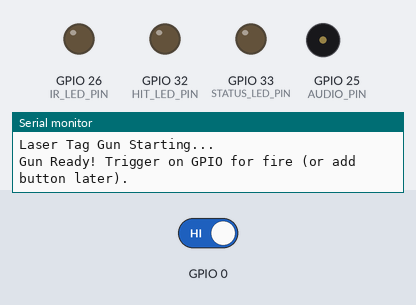
Bench run of a sketch on a simulated ESP32. Shown: output pins drawn as LEDs (lit = HIGH), buzzer (waves = sounding), the last lines printed to the serial monitor. Wiring (inferred from the names in the program): IR receiver: data GPIO 27. The inputs (shaded band) are chosen by the test bench; at power-on: GPIO 0 HIGH.

Above: at 2.0 s.
2.1 s: GPIO 0 driven LOW
At 2.19 s:
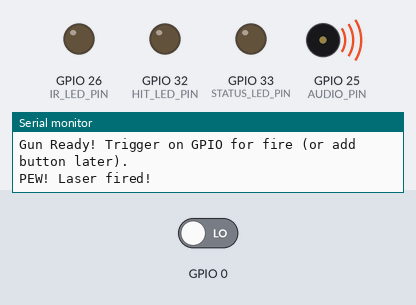
5.1 s: GPIO 0 driven HIGH
At 5.5 s:
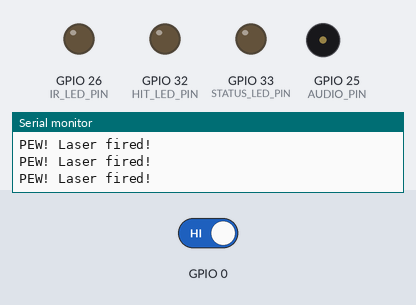
Timing chart, 0 to 8.1 s (numbered marks = the images above; inputs shaded):
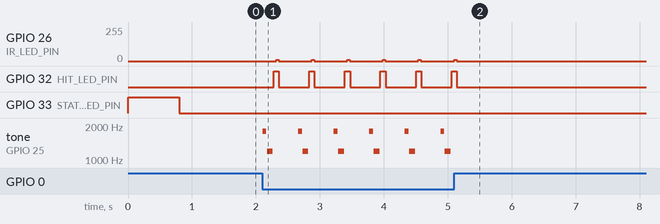

Measured:
- after the input at 2.1 s, GPIO 26 (IR_LED_PIN): alternates 8/255 for 0.04 s and 0/255 for 0.52 s, starting after 0.22 s; GPIO 32 (HIT_LED_PIN): alternates HIGH for 0.08 s and LOW for 0.48 s, starting after 0.18 s
- after the input at 5.1 s, GPIO 26 (IR_LED_PIN): goes on until 5.1 s, then stays 0/255; GPIO 32 (HIT_LED_PIN): goes on until 5.1 s, then stays LOW; tone on GPIO 25 (AUDIO_PIN): stops changing and stays silent

The sketch:

gun.ino
```cpp
// =============================================
// Laser Tag Gun - Full Arduino Sketch (ESP32)
// For Tyler (8) & Emmit (6) - Kid-friendly, safe
// June 2026 - Matches current gun-wiring.md
// =============================================

#include <Arduino.h>

// === Pin Definitions (from gun-wiring.md) ===
#define IR_LED_PIN        26   // 4x IR LEDs via 2N2222 transistor base
#define IR_RECEIVER_PIN   27   // Combined TSOP4838 receivers
#define AUDIO_PIN         25   // PAM8403 amp signal
#define HIT_LED_PIN       32   // Hit indicator LEDs (PWM capable)
#define STATUS_LED_PIN    33   // Optional status / trigger LED

// Constants
const int FIRE_DEBOUNCE = 300;     // ms between shots
const int HIT_DEBOUNCE = 600;      // ms between registering hits

// Variables
unsigned long lastFireTime = 0;
unsigned long lastHitTime = 0;
bool isHit = false;

void setup() {
  Serial.begin(115200);
  Serial.println("Laser Tag Gun Starting...");

  // Pin modes
  pinMode(IR_LED_PIN, OUTPUT);
  pinMode(IR_RECEIVER_PIN, INPUT);
  pinMode(AUDIO_PIN, OUTPUT);
  pinMode(HIT_LED_PIN, OUTPUT);
  pinMode(STATUS_LED_PIN, OUTPUT);

  digitalWrite(STATUS_LED_PIN, HIGH);  // Ready indicator
  delay(800);
  digitalWrite(STATUS_LED_PIN, LOW);

  Serial.println("Gun Ready! Trigger on GPIO for fire (or add button later).");
}

void loop() {
  // === Shooting Logic ===
  // For now: Trigger firing with a button on another pin or Serial command.
  // Quick test: Hold a wire from GPIO 0 (BOOT) to GND to "fire", or add a real trigger button later.
  if (digitalRead(0) == LOW && millis() - lastFireTime > FIRE_DEBOUNCE) {
    fireLaser();
    lastFireTime = millis();
  }

  // Check for incoming hits from other guns / turret
  if (digitalRead(IR_RECEIVER_PIN) == LOW) {   // TSOP4838 pulls LOW on valid 38kHz signal
    registerHit();
  }

  delay(10);  // Small loop delay for responsiveness
}

// Fire the IR LEDs (4x via transistor)
void fireLaser() {
  Serial.println("PEW! Laser fired!");

  triggerFireSound();

  // Pulse IR LEDs multiple times for strong signal
  for (int i = 0; i < 8; i++) {
    digitalWrite(IR_LED_PIN, HIGH);
    delayMicroseconds(200);
    digitalWrite(IR_LED_PIN, LOW);
    delayMicroseconds(300);
  }

  // Visual feedback
  digitalWrite(HIT_LED_PIN, HIGH);  // Muzzle flash effect
  delay(80);
  digitalWrite(HIT_LED_PIN, LOW);
}

// Register being hit
void registerHit() {
  if (millis() - lastHitTime > HIT_DEBOUNCE) {
    lastHitTime = millis();
    Serial.println("HIT! You've been tagged!");

    isHit = true;
    digitalWrite(HIT_LED_PIN, HIGH);   // Bright hit indicator

    triggerHitSound();

    // Visual "hit reaction"
    for (int i = 0; i < 5; i++) {
      digitalWrite(HIT_LED_PIN, LOW);
      delay(80);
      digitalWrite(HIT_LED_PIN, HIGH);
      delay(80);
    }

    digitalWrite(HIT_LED_PIN, LOW);
    isHit = false;
  }
}

// Audio feedback via PAM8403
void triggerFireSound() {
  tone(AUDIO_PIN, 1800, 60);
  delay(70);
  tone(AUDIO_PIN, 1200, 90);
  delay(100);
  noTone(AUDIO_PIN);
}

void triggerHitSound() {
  tone(AUDIO_PIN, 400, 200);
  delay(220);
  tone(AUDIO_PIN, 200, 300);
  delay(320);
  noTone(AUDIO_PIN);
}
```
